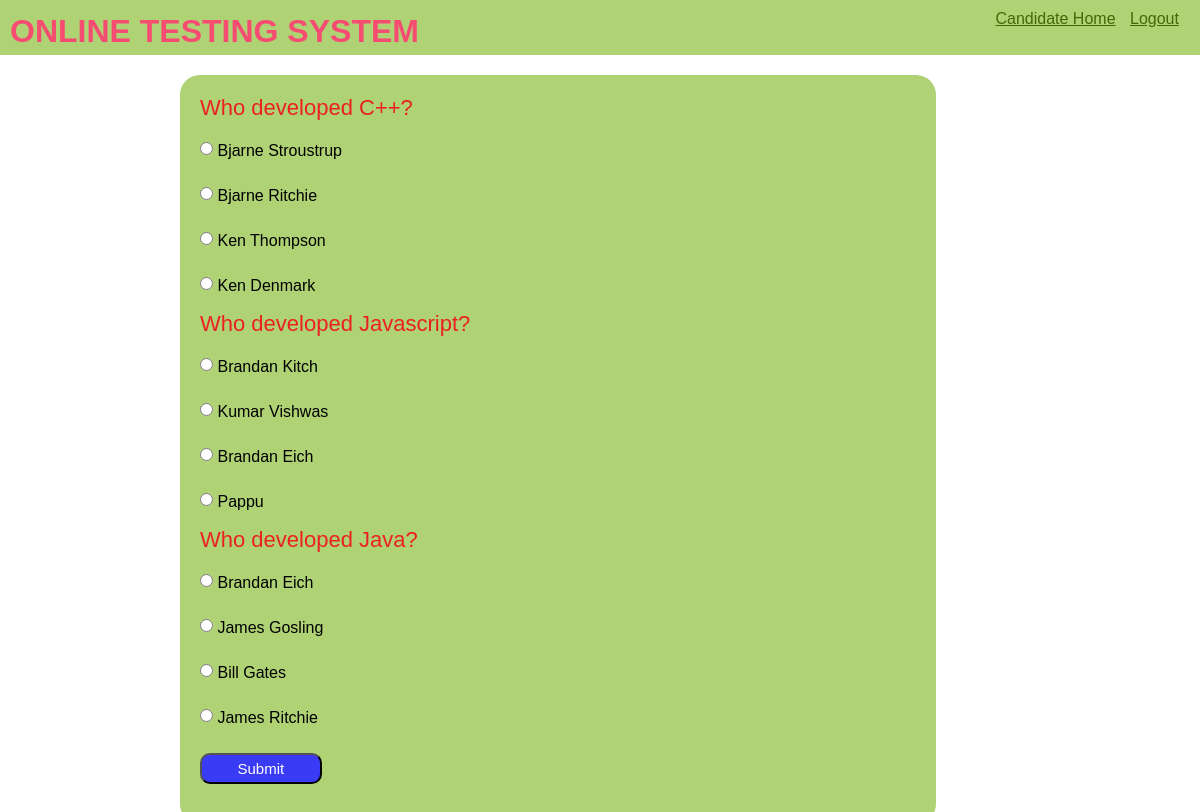
The page /OTS/testpaper/?n=3 (signed in) on the database its author committed.
### OTS/models.py (models this page shows)
class Question(models.Model):
    qid=models.BigAutoField(primary_key=True,auto_created=True)
    ques=models.TextField()
    a=models.CharField(max_length=255)
    b=models.CharField(max_length=255)
    c=models.CharField(max_length=255)
    d=models.CharField(max_length=255)
    ans=models.CharField(max_length=255)

### OTS/views.py (the view)
# urls.py: path('testpaper/',testpaper,name='testPaper'),
def testpaper(request):
    if 'name' not in request.session.keys():
        res=HttpResponseRedirect("login")
    else:
        question_pool=list(Question.objects.all())
        n=int(request.GET['n'])
        random.shuffle(question_pool)
        question_list=question_pool[:n]
        context={'questions':question_list}
        res=render(request,'testpaper.html',context)
    return res

### OTS/templates/testpaper.html (shortened to what this page needs)
{% extends "master.html" %}
{% block menu %}
<a href="{% url 'OTS:home'%}">Candidate Home</a>
<a href="{% url 'OTS:login' %}">Logout</a>
{% endblock menu %}
{% block content %}
<form class="mcq" action="{% url 'OTS:calculateTest' %}" method="POST">
  {% for question in questions %}
  <div class="question">
    {{question.ques}}
  </div>
  <div class="options">
    <input type="radio" name="q{{question.qid}}" value="a">
    {{question.a}}
  </div>
  <div class="options">
    <input type="radio" name="q{{question.qid}}" value="b">
    {{question.b}}
  </div>
  <div class="options">
    <input type="radio" name="q{{question.qid}}" value="c">
    {{question.c}}
  </div>
  <div class="options">
    <input type="radio" name="q{{question.qid}}" value="d">
    {{question.d}}
  </div>
  {% endfor %}
  <input type="submit" value="Submit"  class="button">
</form>
{% endblock content %}

### OTS/static/theme.css (style rules this page uses)
* { margin: 0; padding: 0; box-sizing: border-box; font-family:'Gill Sans', 'Gill Sans MT', Calibri, 'Trebuchet MS', sans-serif; }
.top .menu a { color:#456705; min-width: 50px; margin-right: 10px; display: inline-block; }

### OTS/static/formstyle.css (style rules this page uses)
form { box-sizing: border-box; padding: 20px; border-radius: 20px; display: table; width: 100%; }
input { display: block; width: 30%; margin-bottom:20px ; height: 22px; font-size: 15px; }
.question { color: #eb2020; font-size: 22px; margin-bottom: 10px; }
.options { font-size:16px ; }
.options input { display: inline; width: fit-content; height: 15px; }
input { width: 100%; margin-top: 10px; }
.button { width: 17%; height: 10%; background-color: rgba(55, 55, 248, 0.974); color: white; border-radius: 10px; padding: 5px; cursor: pointer; text-align: center; box-shadow: 10p 10px grey; }
.mcq { background-color: #AFD275 ; width: 90%; }

### rows shown on the page
Question: ques "Who developed C++?", a "Bjarne Stroustrup", b "Bjarne Ritchie", c "Ken Thompson", d "Ken Denmark"
Question: ques "Who developed Javascript?", a "Brandan Kitch", b "Kumar Vishwas", c "Brandan Eich", d "Pappu"
Question: ques "Who developed Java?", a "Brandan Eich", b "James Gosling", c "Bill Gates", d "James Ritchie"
